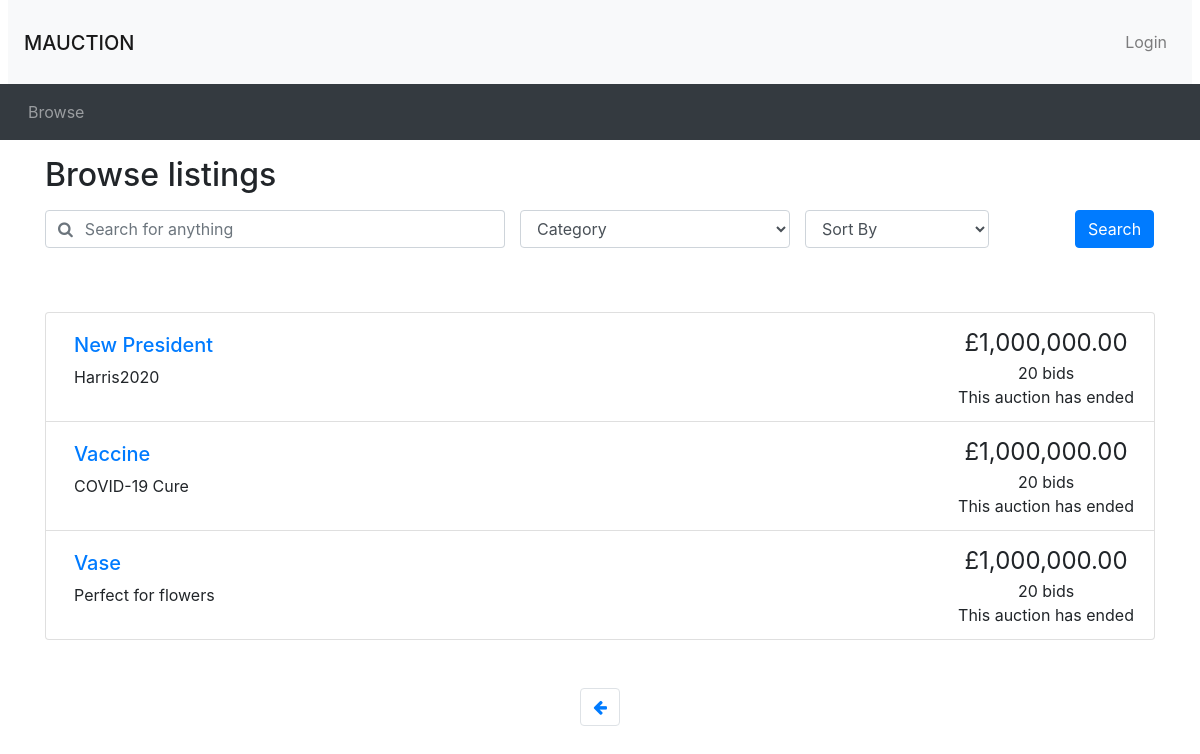
Page /browse.php on the earlier database version.
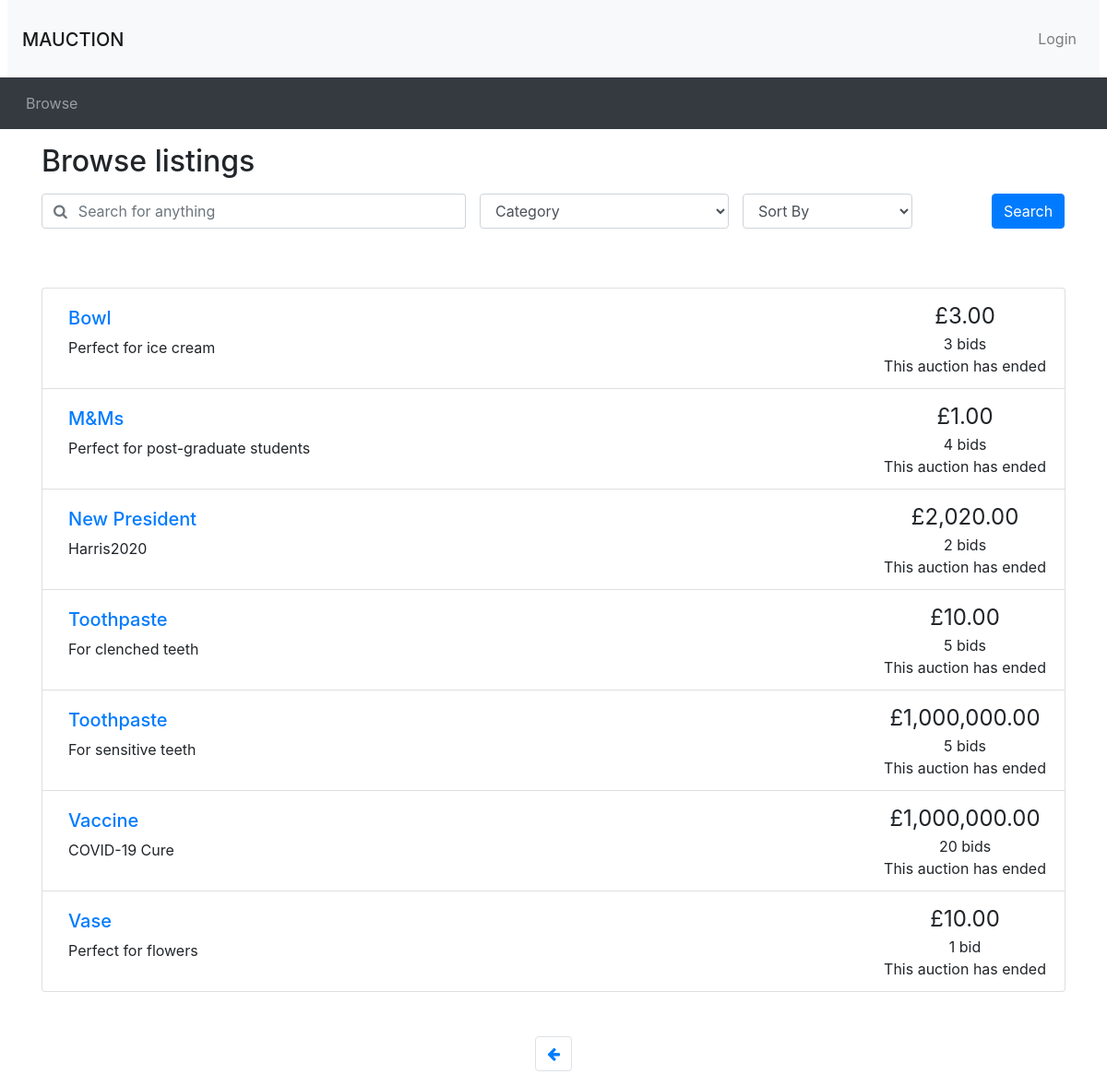
Same page on the later database version.
### tables this page shows
CREATE TABLE `auctions` (
saleItemID INT NOT NULL AUTO_INCREMENT,
itemName VARCHAR(200) NOT NULL,
userID INT NOT NULL, 
startDate DATETIME NOT NULL DEFAULT CURRENT_TIMESTAMP,
category VARCHAR(100) NOT NULL,
startPrice DECIMAL NOT NULL,
description VARCHAR(300) NOT NULL, 
reservePrice DECIMAL NULL,
endTime TIME NOT NULL, 
endDate DATE NOT NULL, 
finalPrice DECIMAL NULL, 
commission DECIMAL NOT NULL,                
delivery VARCHAR(20) NOT NULL, 
outcome VARCHAR(30) NOT NULL,
cond VARCHAR(30) NOT NULL, 
PRIMARY KEY (saleItemID));

### utilities.php (the view, shortened to what this page needs)
<?php
function print_listing_li($item_id, $title, $desc, $price, $num_bids, $end_time)
{
  if (strlen($desc) > 250) {
    $desc_shortened = substr($desc, 0, 250) . '...';
  }
  else {
    $desc_shortened = $desc;
  }
  if ($num_bids == 1) {
    $bid = ' bid';
  }
  else {
    $bid = ' bids';
  }
  $now = new DateTime();
  if ($now > $end_time) {
    $time_remaining = 'This auction has ended';
  }
  else {
    $time_to_end = date_diff($now, $end_time);
    $time_remaining = display_time_remaining($time_to_end) . ' remaining';
  }
  echo('
    <li class="list-group-item d-flex justify-content-between">
    <div class="p-2 mr-5"><h5><a href="listing.php?item_id=' . $item_id . '">' . $title . '</a></h5>' . $desc_shortened . '</div>
    <div class="text-center text-nowrap"><span style="font-size: 1.5em">£' . number_format($price, 2) . '</span><br/>' . $num_bids . $bid . '<br/>' . $time_remaining . '</div>
  </li>'
  );
}
?>

### header.php (shortened to what this page needs)
<!doctype html>
<html lang="en">
<head>
  <link rel="stylesheet" href="css/bootstrap.min.css">
  <link rel="stylesheet" href="https://cdnjs.cloudflare.com/ajax/libs/font-awesome/4.7.0/css/font-awesome.min.css">
  <link rel="stylesheet" href="css/custom.css">
</head>
<body>
<nav class="navbar navbar-expand-lg navbar-light bg-light mx-2">
  <h3 class="my-3"><a class="navbar-brand" href="#">MAUCTION</a></h3>
  <ul class="navbar-nav ml-auto">
    <li class="nav-item">
<?php
  if (isset($_SESSION['logged_in']) && $_SESSION['logged_in'] == true) {
    echo '<a class="nav-link" href="logout.php">Logout</a>';
  }
  else {
    echo '<button type="button" class="btn nav-link" data-toggle="modal" data-target="#loginModal">Login</button>';
  }
?>
    </li>
  </ul>
</nav>
<nav class="navbar navbar-expand-lg navbar-dark bg-dark">
  <ul class="navbar-nav align-middle">
	<li class="nav-item mx-1">
      <a class="nav-link" href="browse.php">Browse</a>
    </li>
  </ul>
</nav>

### browse.php (shortened to what this page needs)
<?php
include 'connection.php';
?>
<?php include_once("header.php") ?>
<?php require("utilities.php") ?>
<div class="container">
  <h2 class="my-3">Browse listings</h2>
  <div id="searchSpecs">
    <form method="get">
      <div class="row">
        <div class="col-md-5 pr-0">
          <div class="form-group">
            <div class="input-group">
              <div class="input-group-prepend">
                <span class="input-group-text bg-transparent pr-0 text-muted">
                  <i class="fa fa-search"></i>
                </span>
              </div>
              <input type="text" class="form-control border-left-0" id="keyword" name="keyword" placeholder="Search for anything">
            </div>
          </div>
        </div>
        <div class="col-md-3 pr-0">
          <div class="form-group">
            <select class="form-control" id="cat" name="cat">
              <option selected value="none">Category</option>
            </select>
          </div>
        </div>
        <div class="col-md-3 pr-0">
          <div class="form-inline">
            <select class="form-control" id="order_by" name="order_by">
              <option selected value="none">Sort By</option>
            </select>
          </div>
        </div>
        <div class="col-md-1 px-0">
          <button type="submit" name="search" class="btn btn-primary">Search</button>
        </div>
      </div>
    </form>
  </div>
</div>
<div class="container mt-5">
  <ul class="list-group">
    <?php
    if (!isset($_GET['search'])) {
      $query = "SELECT userID, itemName, description, startPrice, commission, endDate FROM auctions ORDER BY itemName ASC";
      $result = mysqli_query($connection, $query) or die('Error making select users query' . mysql_error());
      while ($row = mysqli_fetch_assoc($result)) {
        $item_id = $row['userID'];
        $title = $row['itemName'];
        $description = $row['description'];
        $current_price = $row['startPrice'];
        $num_bids = $row['commission'];
        $end_date = $row['endDate'];
        print_listing_li($item_id, $title, $description, $current_price, $num_bids, $end_date);
    }
  }
    ?>
  </ul>
  <nav aria-label="Search results pages" class="mt-5">
    <ul class="pagination justify-content-center">
      <?php
      $querystring = "";
      if ($curr_page != 1) {
        echo ('
    <li class="page-item">
      <a class="page-link" href="browse.php?' . $querystring . 'page=' . ($curr_page - 1) . '" aria-label="Previous">
        <span aria-hidden="true"><i class="fa fa-arrow-left"></i></span>
        <span class="sr-only">Previous</span>
      </a>
    </li>');
      }
      ?>
    </ul>
  </nav>
</div>
<?php include_once("footer.php") ?>

### footer.php (shortened to what this page needs)
</body>
</html>

Differences in the rows shown:
added auctions: itemName "Bowl", description "Perfect for ice cream", startPrice "3.00", commission "3", commission "bids", endDate "This auction has ended"
added auctions: itemName "M&Ms", description "Perfect for post-graduate students", startPrice "1.00", commission "4", commission "bids", endDate "This auction has ended"
changed auctions "New President": startPrice "1,000,000.00" → "2,020.00"; commission "20" → "2"
added auctions: itemName "Toothpaste", description "For clenched teeth", startPrice "10.00", commission "5", commission "bids", endDate "This auction has ended"
added auctions: itemName "Toothpaste", description "For sensitive teeth", startPrice "1,000,000.00", commission "5", commission "bids", endDate "This auction has ended"
changed auctions "Vase": startPrice "1,000,000.00" → "10.00"; commission "20" → "1"; commission "bids" → "bid"
